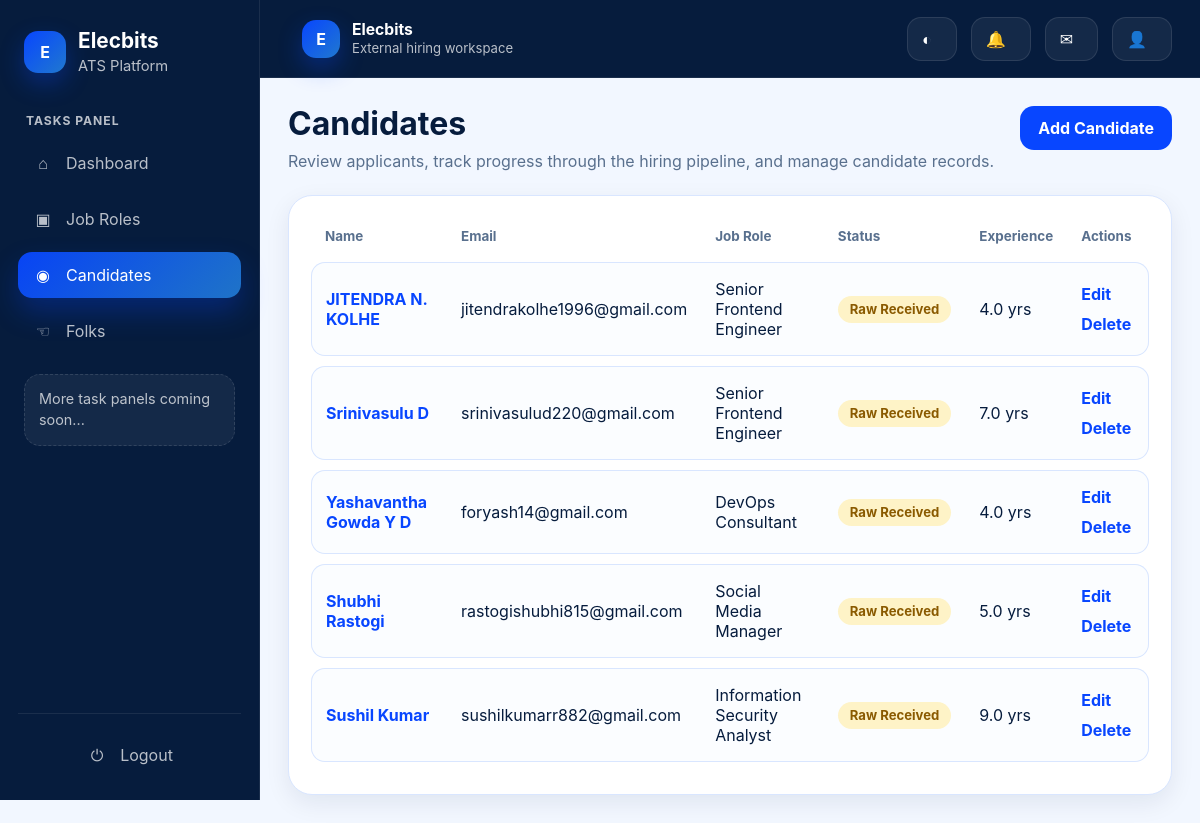
/candidates/ (signed in), run on the app's committed database.
### apps/applications/models.py (models this page shows, shortened)
class Application(TimeStampedModel):
    class Status(models.TextChoices):
        RAW_RECEIVED = "raw_received", "Raw Received"
        UNDER_REVIEW = "under_review", "Under Review"
        SHORTLISTED = "shortlisted", "Shortlisted"
        REJECTED = "rejected", "Rejected"
        INTERVIEW = "interview", "Interview"
        HIRED = "hired", "Hired"
    job = models.ForeignKey(Job, on_delete=models.CASCADE, related_name="applications")
    full_name = models.CharField(max_length=255)
    email = models.EmailField()
    phone = models.CharField(max_length=30, blank=True)
    current_location = models.CharField(max_length=150, blank=True)
    total_experience_years = models.DecimalField(
        max_digits=4, decimal_places=1, default=0
    )
    source = models.CharField(max_length=100, blank=True)
    status = models.CharField(
        max_length=30, choices=Status.choices, default=Status.RAW_RECEIVED
    )
    summary = models.TextField(blank=True)
    skills = models.TextField(blank=True, help_text="Comma-separated skills")
    created_by = models.ForeignKey(
        settings.AUTH_USER_MODEL,
        on_delete=models.SET_NULL,
        null=True,
        blank=True,
        related_name="applications_created",
    )
    class Meta:
        ordering = ["-created_at"]
        unique_together = ("job", "email")

### apps/jobs/models.py (models this page shows, shortened)
class Job(TimeStampedModel, SoftDeleteModel):
    class EmploymentType(models.TextChoices):
        FULL_TIME = 'full_time', 'Full Time'
        PART_TIME = 'part_time', 'Part Time'
        INTERN = 'intern', 'Intern'
        CONTRACT = 'contract', 'Contract'
    class JobStatus(models.TextChoices):
        DRAFT = 'draft', 'Draft'
        OPEN = 'open', 'Open'
        CLOSED = 'closed', 'Closed'
        ON_HOLD = 'on_hold', 'On Hold'
    title = models.CharField(max_length=255)
    department = models.CharField(max_length=100)
    location = models.CharField(max_length=150, blank=True)
    employment_type = models.CharField(max_length=20, choices=EmploymentType.choices, default=EmploymentType.FULL_TIME)
    experience_min_years = models.PositiveIntegerField(default=0)
    experience_max_years = models.PositiveIntegerField(default=0)
    description = models.TextField()
    requirements = models.TextField(blank=True)
    status = models.CharField(max_length=20, choices=JobStatus.choices, default=JobStatus.DRAFT)
    created_by = models.ForeignKey(settings.AUTH_USER_MODEL, on_delete=models.SET_NULL, null=True, blank=True, related_name='jobs_created')
    class Meta:
        ordering = ['-created_at']

### apps/applications/views.py (the view)
# urls.py: path('', CandidateListView.as_view(), name='list'),
class CandidateListView(LoginRequiredMixin, ListView):
    model = Application
    template_name = 'candidates/list.html'
    context_object_name = 'applications'
    def get_queryset(self):
        qs = Application.objects.select_related('job').all()
        job_id = self.request.GET.get('job')
        status = self.request.GET.get('status')
        if job_id:
            qs = qs.filter(job_id=job_id)
        if status:
            qs = qs.filter(status=status)
        return qs

### apps/accounts/models.py (called while the page is built)
    def get_full_name(self):
        return self.full_name or self.email

### templates/candidates/list.html (shortened to what this page needs)
{% extends 'base.html' %}
{% block content %}
<section class="page-header">
  <div>
    <h1>Candidates</h1>
    <p>Review applicants, track progress through the hiring pipeline, and manage candidate records.</p>
  </div>
  <div class="page-actions">
    <a href="{% url 'applications:create' %}" class="btn btn-primary">Add Candidate</a>
  </div>
</section>
<section class="table-card">
  {% if applications %}
  <table class="data-table">
    <thead>
      <tr><th>Name</th><th>Email</th><th>Job Role</th><th>Status</th><th>Experience</th><th>Actions</th></tr>
    </thead>
    <tbody>
      {% for application in applications %}
      <tr>
        <td><a href="{% url 'applications:detail' application.pk %}" class="text-link">{{ application.full_name }}</a></td>
        <td>{{ application.email }}</td>
        <td>{{ application.job.title }}</td>
        <td><span class="badge badge-{{ application.status }}">{{ application.get_status_display }}</span></td>
        <td>{{ application.total_experience_years|default:"0.0" }} yrs</td>
        <td>
          <div class="inline-actions">
            <a href="{% url 'applications:edit' application.pk %}" class="text-link">Edit</a>
            <a href="{% url 'applications:delete' application.pk %}" class="text-link">Delete</a>
          </div>
        </td>
      </tr>
      {% endfor %}
    </tbody>
  </table>
  {% else %}
  <div class="empty-state">No candidates available yet.</div>
  {% endif %}
</section>
{% endblock %}

### templates/base.html (style rules this page uses)
:root { --font-sans: Inter, "Segoe UI", Roboto, Arial, sans-serif; --radius-sm: 10px; --radius-md: 16px; --radius-lg: 24px; --shadow-sm: 0 8px 24px rgba(6, 28, 61, 0.08); --shadow-md: 0 18px 40px rgba(6, 28, 61, 0.12); --transition: 180ms ease; --sidebar-width: 260px; --actionbar-height: 78px; }
html[data-theme="light"] { --bg: #F2F7FF; --nav-bg: #061C3D; --nav-border: rgba(255,255,255,0.08); --nav-text: #FFFFFF; --nav-text-muted: rgba(255,255,255,0.72); --surface: #FFFFFF; --surface-alt: #F6FAFF; --surface-soft: #EEF4FF; --border: #D9E6FF; --text: #061C3D; --text-muted: #59708E; --primary: #0846FF; --primary-hover: #0637CC; --primary-soft: #E3ECFF; --success-soft: #DCFCE7; --warning-soft: #FEF3C7; --danger-soft: #FEE2E2; --info-soft: #DBEAFE; --table-row: #FBFDFF; --table-row-hover: #F2F7FF; --input-bg: #FFFFFF; }
* { box-sizing: border-box; }
html, body { margin: 0; min-height: 100%; font-family: var(--font-sans); background: var(--bg); color: var(--text); }
body { transition: background var(--transition), color var(--transition); }
a { color: inherit; text-decoration: none; }
.page-header { display: flex; align-items: flex-start; justify-content: space-between; gap: 20px; margin-bottom: 24px; flex-wrap: wrap; }
.page-header h1 { margin: 0; font-size: 2rem; line-height: 1.1; color: var(--text); }
.page-header p { margin: 10px 0 0; color: var(--text-muted); max-width: 780px; }
.page-actions { display: flex; align-items: center; gap: 12px; flex-wrap: wrap; }
.card, .table-card, .stat-card, .info-card { background: var(--surface); border: 1px solid var(--border); border-radius: var(--radius-lg); box-shadow: var(--shadow-sm); }
.card, .info-card, .table-card, .stat-card { padding: 22px; }
.data-table { width: 100%; border-collapse: separate; border-spacing: 0 10px; }
.data-table thead th { text-align: left; font-size: 0.84rem; color: var(--text-muted); font-weight: 700; padding: 0 14px 8px; }
.data-table tbody tr { background: var(--table-row); }
.data-table tbody td { padding: 16px 14px; border-top: 1px solid var(--border); border-bottom: 1px solid var(--border); vertical-align: middle; }
.data-table tbody td:first-child { border-left: 1px solid var(--border); border-top-left-radius: 14px; border-bottom-left-radius: 14px; }
.data-table tbody td:last-child { border-right: 1px solid var(--border); border-top-right-radius: 14px; border-bottom-right-radius: 14px; }
.badge { display: inline-flex; align-items: center; padding: 7px 12px; border-radius: 999px; font-size: 0.82rem; font-weight: 700; line-height: 1; white-space: nowrap; }
.badge-raw_received, .badge-under_review { background: var(--warning-soft); color: #8A5A00; }
.btn { border: none; border-radius: 14px; height: 44px; padding: 0 18px; display: inline-flex; align-items: center; justify-content: center; gap: 10px; cursor: pointer; transition: transform var(--transition), background var(--transition), color var(--transition); font-weight: 700; }
.btn-primary { background: var(--primary); color: #FFFFFF; }
.inline-actions { display: flex; align-items: center; gap: 10px; flex-wrap: wrap; }
.text-link { color: var(--primary); font-weight: 700; }

### data on the page
Application: full_name "JITENDRA N. KOLHE", email "jitendrakolhe1996@gmail.com", job "Senior Frontend Engineer", status "Raw Received", total_experience_years "4.0"
Application: full_name "Srinivasulu D", email "srinivasulud220@gmail.com", job "Senior Frontend Engineer", status "Raw Received", total_experience_years "7.0"
Application: full_name "Yashavantha Gowda Y D", email "foryash14@gmail.com", job "DevOps Consultant", status "Raw Received", total_experience_years "4.0"
Application: full_name "Shubhi Rastogi", email "rastogishubhi815@gmail.com", job "Social Media Manager", status "Raw Received", total_experience_years "5.0"
Application: full_name "Sushil Kumar", email "sushilkumarr882@gmail.com", job "Information Security Analyst", status "Raw Received", total_experience_years "9.0"
